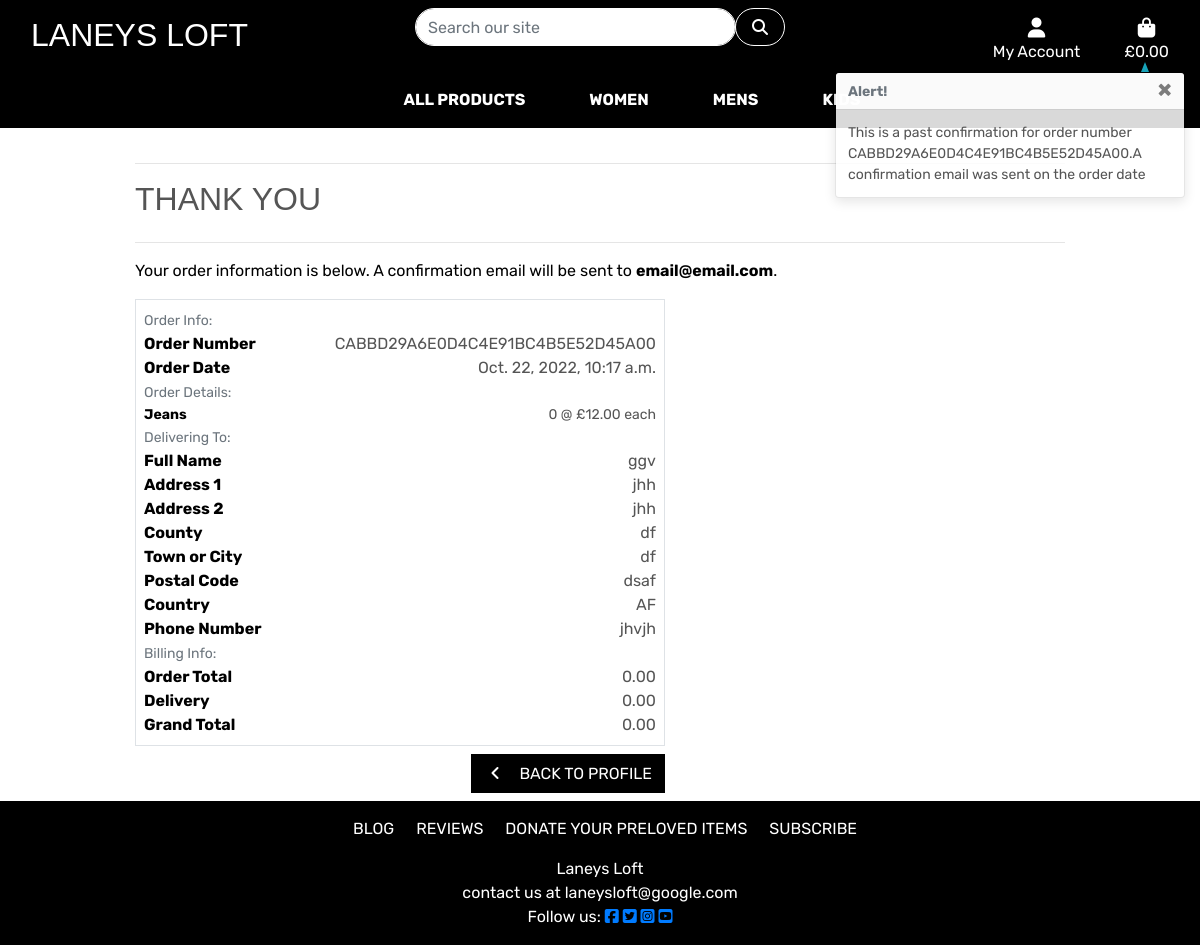
Before: /profiles/order_history/CABBD29A6E0D4C4E91BC4B5E52D45A00 with the older database file.
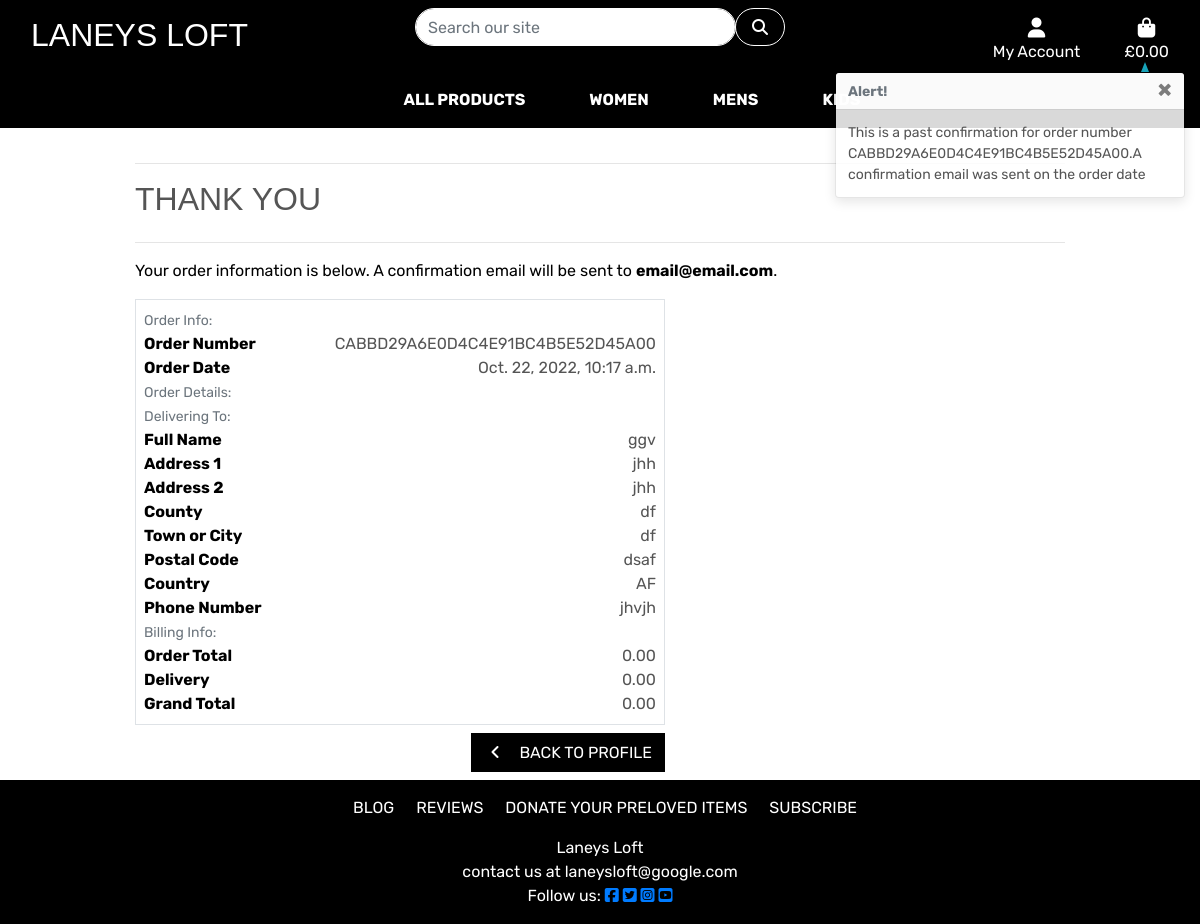
After: the same page with the newer database file.
### checkout/models.py (models this page shows, shortened)
class OrderLineItem(models.Model):
    order = models.ForeignKey(
        Order,
        null=False,
        blank=False,
        on_delete=models.CASCADE,
        related_name='lineitems'
    )
    item = models.ForeignKey(
        Item, null=False, blank=False, on_delete=models.CASCADE)
    quantity = models.IntegerField(null=False, blank=False, default=1)
    lineitem_total = models.DecimalField(
        max_digits=6,
        decimal_places=2,
        null=False,
        blank=False,
        editable=False
    )

### items/models.py (models this page shows, shortened)
class Item(models.Model):
    category = models.ForeignKey(
        'Category', null=True, blank=True, on_delete=models.SET_NULL)
    sku = models.UUIDField(
        primary_key=True, default=uuid.uuid4, editable=False, max_length=2254)
    name = models.CharField(max_length=254)
    clothes_type = models.ForeignKey(
        'ClothesType', null=True, blank=True, on_delete=models.SET_NULL)
    men_women_children = models.CharField(
        max_length=200, choices=MEN_WOMEN_CHILDREN, default='na')
    size = models.ForeignKey(
        'Size', null=True, blank=True, on_delete=models.SET_NULL)
    kids_age = models.ForeignKey(
        'KidsAge', null=True, blank=True, on_delete=models.SET_NULL)
    colour = models.ForeignKey(
        'Colour', null=True, blank=True, on_delete=models.SET_NULL)
    brand_or_author = models.ForeignKey(
        'BrandOrAuthor', null=True, blank=True, on_delete=models.SET_NULL)
    description = models.TextField()
    price = models.DecimalField(max_digits=6, decimal_places=2)
    quality = models.CharField(max_length=254)
    image_url = models.URLField(max_length=1024, null=True, blank=True)
    image = models.ImageField(null=True, blank=True)
    quantity = models.IntegerField(null=True, blank=True)

### profiles/views.py (the view)
def order_history(request, order_number):
    order = get_object_or_404(Order, order_number=order_number)
    messages.info(request, (
        f'This is a past confirmation for order number {order_number}.'
        'A confirmation  email was sent on the order date'
    ))
    template = 'checkout/checkout_success.html'
    context = {
        'order': order,
        'from_profile': True,
    }
    return render(request, template, context)

### bag/contexts.py (called while the page is built, shortened)
def bag_contents(request):
    bag_items = []
    total = 0
    item_count = 0
    bag = request.session.get('bag', {})
    if total < settings.FREE_DELIVERY_THRESHOLD:
        delivery = total * Decimal(settings.STANDARD_DELIVERY_PERCENTAGE / 100)
        free_delivery_delta = settings.FREE_DELIVERY_THRESHOLD - total
    else:
        delivery = 0
        free_delivery_delta = 0
    grand_total = delivery + total
    context = {
        'bag_items': bag_items,
        'total': total,
        'item_count': item_count,
        'delivery': delivery,
        'free_delivery_delta': free_delivery_delta,
        'free_delivery_threshold': settings.FREE_DELIVERY_THRESHOLD,
        'grand_total': grand_total,
    }
    return context

### checkout/templates/checkout/checkout_success.html (shortened to what the changed rows need)
{% extends "base.html" %}
{% load static %}
{% block extra_css %}
    <link rel="stylesheet" href="{% static 'checkout/css/checkout.css' %}">
{% endblock %}
{% block content %}
    <div class="container">
        <div class="row">
            <div class="col">
                <h2 class="logo-font mb-4">Thank You</h2>
            </div>
        </div>
        <div class="row">
            <div class="col-12 col-lg-7">
                <div class="order-confirmation-wrapper p-2 border">
                    {% for item in order.lineitems.all %}
                    <div class="row">
                        <div class="col-12 col-md-4">
                            <p class="small mb-0 text-black font-weight-bold">
                                {{ item.item.name }}
                            </p>
                        </div>
                        <div class="col-12 col-md-8 text-md-right">
                            <p class="small mb-0">{{ item.quantity }} @ £{{ item.item.price }} each</p>
                        </div>
                    </div>
                    {% endfor %}
                </div>
            </div>
        </div>
    </div>
{% endblock %}

Changed rows visible on the page:
removed OrderLineItem: item.name "Jeans", quantity "0", item.price "12.00"
